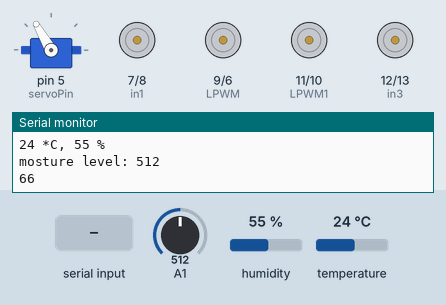
The sketch below on a simulated Arduino Uno, built with avr-gcc and run on an emulated ATmega328P. Shown: servo, motor-driver pin pairs drawn as motors (green arrow = first pin HIGH = forward, orange = second pin HIGH = backward, longer = more drive), the last lines printed to the serial monitor. The inputs (shaded band) are chosen by the test bench; at power-on: A1 = 512, humidity 55 %, temperature 24 °C.

Above: at 1.8 s.
1.9 s: "<1>" received over Serial
At 2.4 s:
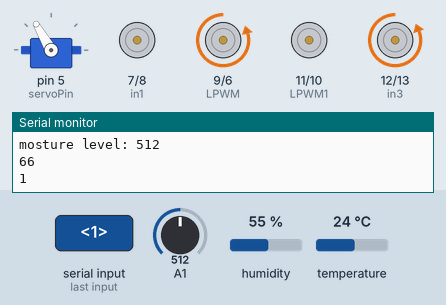
At 4.3 s:
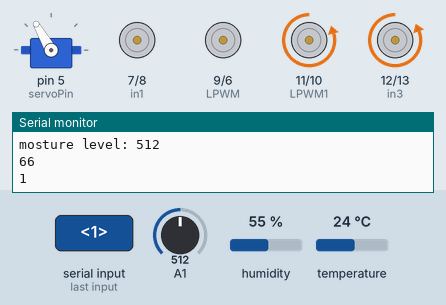
Timing chart, 0 to 20.0 s (numbered marks = the images above; inputs shaded):
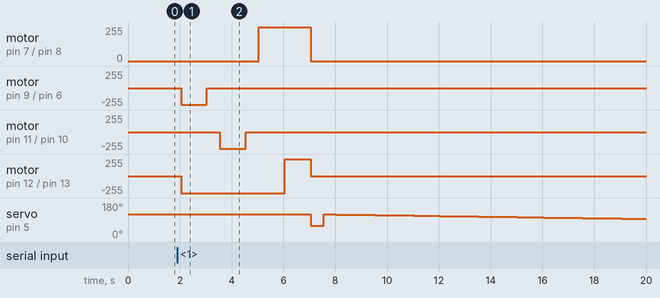

The sketch:

ARDUINO_CODE_FOR_ROBOT.ino
```cpp
// connect motor controller pins           to Arduino digital pins
// motor one
//int enA = 10;

#include <Servo.h>  //Load the servo Library
int pos = 150;    // variable to store the servo position
int servoPin= 5; //Servo is hooked to pin 9
int servoDelay=500; // 25 millisecond delay after each servo write
Servo myPointer;


int in1 = 7;
int in2 = 8;
// motor two
//int enB = 5;
int in3 = 12;
int in4 = 13;


#include <SimpleDHT.h>
int wait=1;
int pinDHT11 = A2;
SimpleDHT11 dht11;
int soilmoisture=A1;
//int soilmoisture=8;
int percentmoisture;


int LPWM = 9; // H-bridge 1 ->
int RPWM = 6;
int LPWM1 = 11;
int RPWM1 = 10; // H-bridge  2 ->
int persec = 1000;
int persec1 = 1000;
int pwm=250;
//  - Receive with start- and end-markers combined with parsing

const byte numChars = 32;
char receivedChars[numChars];
char tempChars[numChars];        // temporary array for use when parsing

      // variables to hold the parsed data

int integerFromPC = 0;
int integerFromPC1 = 0;
int integerFromPC2= 0;

boolean newData = false;

//============

void setup() {
    Serial.begin(9600);
 // set all the motor control pins to outputs
  //pinMode(enA, OUTPUT);
  //pinMode(enB, OUTPUT);
  pinMode(in1, OUTPUT);
  pinMode(in2, OUTPUT);
  pinMode(in3, OUTPUT);
  pinMode(in4, OUTPUT);


 pinMode(13, OUTPUT);
   pinMode(LPWM, OUTPUT);
  pinMode(RPWM, OUTPUT);
  pinMode(LPWM1, OUTPUT);
  pinMode(RPWM1, OUTPUT);

  myPointer.attach(servoPin);

}

//============

void loop() {


     myPointer.write(120);


   byte temperature = 0;                                  ///SENSORS
  byte humidity = 0;
  if (dht11.read(pinDHT11, &temperature, &humidity, NULL)) {
    Serial.print("Read DHT11 failed.");
    return;
  }//


  Serial.print((int)temperature); Serial.print(" *C, ");
  Serial.print((int)humidity); Serial.println(" %");
  int sensorvalue=analogRead(A1);//SOIL MOSITURE

   Serial.print("mosture level: ");
  Serial.println(sensorvalue);
  percentmoisture=map(sensorvalue,245,1023,100,0);
  Serial.println(percentmoisture);
  delay(1000);


    persec = 1000;
  persec1 = 1000;


    recvWithStartEndMarkers();           //RECIEVING DATA FROM RASPBERRY PI
    if (newData == true) {

        strcpy(tempChars, receivedChars);
            // this temporary copy is necessary to protect the original data
            //   because strtok() used in parseData() replaces the commas with \0
        parseData();
           if(integerFromPC==1){        //IF ON ON WEBPAGE
             Serial.println(1);
          digitalWrite(13,HIGH);
           while(persec<=4000){
  analogWrite(RPWM,pwm); //pwm value      RUN X DIR MOTORS
  analogWrite(LPWM,0);

  delay(persec);
  analogWrite(RPWM,0);
  delay(500);

  while(persec1<=6000){

  analogWrite(RPWM1,pwm); //              //////RUN Y DIRECTION MOTORS
  analogWrite(LPWM1,0);
  delay(persec1);
  analogWrite(RPWM1,0);
  persec1=persec1+1500;
  delay(500);


     digitalWrite(in1, HIGH);                /////RUN ACTUATORS
  digitalWrite(in2, LOW);
    delay(1000);
      digitalWrite(in3, HIGH);
  digitalWrite(in4, LOW);

   delay(1000);

    digitalWrite(in3, LOW);
      digitalWrite(in1, LOW);
  digitalWrite(in2, HIGH);
 digitalWrite(in1, LOW);
  digitalWrite(in2, LOW);
  digitalWrite(in3, LOW);
  digitalWrite(in4, LOW);


  myPointer.write(60);               ////SEEDING ACTION
    delay(servoDelay);

myPointer.write(120);
myPointer.write(120);

for (pos=120; pos>=55; pos=pos-1) {

  myPointer.write(pos);
  delay(servoDelay);

}

myPointer.write(120);


  }

  digitalWrite(RPWM1,LOW); //pwm value
  analogWrite(LPWM1,pwm);
  delay(6000);
  analogWrite(LPWM1,0);

  persec=persec+1000;
  delay(500);
  }

  digitalWrite(RPWM,LOW); //pwm value
  analogWrite(LPWM,pwm);

  delay(4000);
  digitalWrite(LPWM,LOW);

           }
            if(integerFromPC==2){              ///IF INPUT FORWARD
              digitalWrite(13,HIGH);

                analogWrite(RPWM,pwm); //pwm value
                analogWrite(LPWM,0);

                  delay(persec);
                  analogWrite(RPWM,0);


              }
              if(integerFromPC==3){           ///IF INPUT BACKWARD
                digitalWrite(13,HIGH);
                 digitalWrite(RPWM,LOW); //pwm value
                 analogWrite(LPWM,pwm);

                  delay(persec);
                 digitalWrite(LPWM,LOW);


                }
                 if(integerFromPC==4){                   //IF INPUT right
                  digitalWrite(13,HIGH);
                   analogWrite(RPWM1,pwm); //pwm value
                  analogWrite(LPWM1,0);
                 delay(persec1);
                   analogWrite(RPWM1,0);


                  }
                  if(integerFromPC==5){                         ///IF INPUT left
                    digitalWrite(13,HIGH);
                    digitalWrite(RPWM1,LOW); //pwm value
                   analogWrite(LPWM1,pwm);
                    delay(persec1);
                      analogWrite(LPWM1,0);


                    }


          else{
            digitalWrite(13,LOW);                                    ////IF OFF
            Serial.println(0);
            analogWrite(LPWM1,0);
            digitalWrite(RPWM1,LOW);

               digitalWrite(RPWM,LOW); //pwm value


              digitalWrite(LPWM,LOW);
          }


        newData = false;
    }


}

//============

void recvWithStartEndMarkers() {                 ////METHOD FOR RECIECING DATA FROM PI
    static boolean recvInProgress = false;
    static byte ndx = 0;
    char startMarker = '<';
    char endMarker = '>';
    char rc;

    while (Serial.available() > 0 && newData == false) {
        rc = Serial.read();

        if (recvInProgress == true) {
            if (rc != endMarker) {
                receivedChars[ndx] = rc;
                ndx++;
                if (ndx >= numChars) {
                    ndx = numChars - 1;
                }
            }
            else {
                receivedChars[ndx] = '\0';
                recvInProgress = false;
                ndx = 0;
                newData = true;
            }
        }

        else if (rc == startMarker) {
            recvInProgress = true;
        }
    }
}

//============

void parseData() {      //PARSING THE DATA RECIEVED
    char * strtokIndx;

    strtokIndx = strtok(tempChars,",");
    integerFromPC = atoi(strtokIndx);

    strtokIndx = strtok(NULL, ",");
    integerFromPC1 = atoi(strtokIndx);

    strtokIndx = strtok(NULL, ",");
    integerFromPC2 = atoi(strtokIndx);

}

//============
```

Measured:
- after the input at 1.9 s, motor on pin 7 (in1) / pin 8 (in2): stopped → forward 255/255 after 3.1 s, → stopped 2.0 s later; motor on pin 9 (LPWM) / pin 6 (RPWM): stopped → backward 250/255 after 0.15 s, → stopped 1.0 s later
